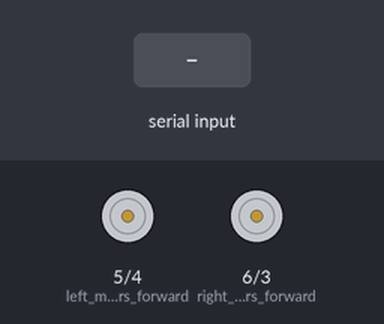
A sketch run on a simulated Arduino Uno, built with avr-gcc and run on an emulated ATmega328P. Parts: motor-driver pin pairs drawn as motors (green arrow = first pin HIGH = forward, orange = second pin HIGH = backward, longer = more drive, scaled by the enable pin). Inputs (shaded band) come from the test bench. What the sketch prints to the serial monitor is not drawn.

Above: at 1.2 s.
1.3 s: "1" received over Serial
At 1.8 s:
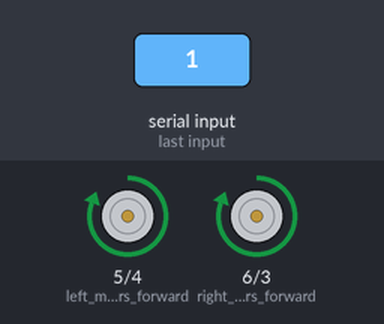
3.4 s: "5" received over Serial
At 3.9 s:
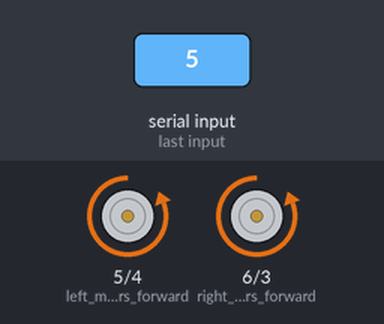
5.5 s: "2" received over Serial
At 6.0 s:
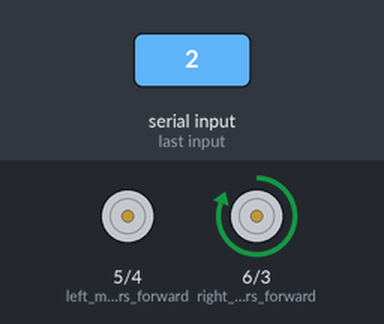
7.6 s: "4" received over Serial
At 8.2 s:
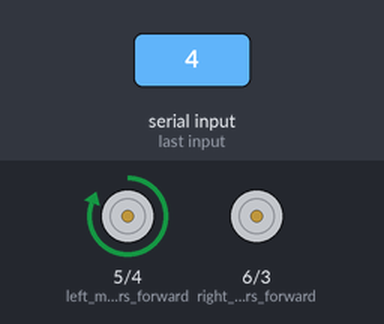
Timing chart, 0 to 10.6 s (numbered marks = the images above; inputs shaded):
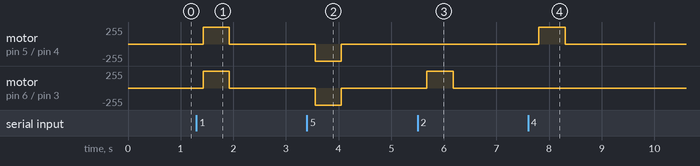

The sketch:

arduino.ino
```cpp
#include <SPI.h>
#include <MFRC522.h>
#define SS_PIN 10
#define RST_PIN 9
MFRC522 rfid(SS_PIN, RST_PIN);
// Init array that will store new NUID
byte nuidPICC[4];

const int VOL_PIN1 = A1;
const int VOL_PIN2 = A2;
char t;

void setup() {
Serial.begin(9600);
SPI.begin(); // Init SPI bus
rfid.PCD_Init(); // Init MFRC522
Serial.println(F("Scan RFID NUID..."));
pinMode(5,OUTPUT);   //left motors forward
pinMode(4,OUTPUT);   //left motors reverse
pinMode(6,OUTPUT);   //right motors forward
pinMode(3,OUTPUT);   //right motors reverse
pinMode(2,OUTPUT);   //ENABLE LEFT
pinMode(8,OUTPUT);   //ENABLE RIGHT
}
 //movements for automatic mode
void stopA(){
  digitalWrite(5,LOW);
  digitalWrite(4,LOW);
  digitalWrite(6,LOW);
  digitalWrite(3,LOW);
  delay(100);
}

void forwordA(){
  stop();
  analogWrite(2, 130);
  analogWrite(8, 215);
  digitalWrite(5,HIGH);
  digitalWrite(6,HIGH);
  delay(50);
  stop();
  }

void backA(){
  stop();
  analogWrite(2, 130);
   analogWrite(8, 215);

  digitalWrite(4,HIGH);
  digitalWrite(3,HIGH);
  delay(50);
  stop();
  }

void rightA(){
   stop();
   analogWrite(2, 130);
   analogWrite(8, 215);

  digitalWrite(6,HIGH);
  delay(50);
  stop();
  }

 void leftA(){
   stop();
   analogWrite(2, 130);
   analogWrite(8, 215);
  digitalWrite(5,HIGH);
  delay(50);
  stop();
    }
//movements for manual mode
void stop(){
  digitalWrite(5,LOW);
  digitalWrite(4,LOW);
  digitalWrite(6,LOW);
  digitalWrite(3,LOW);
  //delay(50);
}
void forword(){
  stop();
  analogWrite(2, 130);
   analogWrite(8, 215);
  digitalWrite(5,HIGH);
  digitalWrite(6,HIGH);
  delay(500);
  stop();
  }
void back (){
  stop();
  analogWrite(2, 130);
   analogWrite(8, 215);
  digitalWrite(4,HIGH);
  digitalWrite(3,HIGH);
  delay(500);
  stop();
  }
void right (){
   stop();
   analogWrite(2, 130);
   analogWrite(8, 215);
  digitalWrite(6,HIGH);
  delay(500);
  stop();
  }
 void left (){
     stop();
    analogWrite(2, 130);
   analogWrite(8, 215);
  digitalWrite(5,HIGH);
  delay(500);
  stop();
    }

void loop() {
  int value1;
    float volt1;
    int value2;
    float volt2;
    int n ;
  if(Serial.available()>=0){ //If some thing is received by bluetooth
    t =Serial.read();  //Read the serial buffer
    delay(100);
    readRFID();
    }
if(t == '1'){            //move forward(all motors rotate in forward direction)
  forword();

}
else if(t == '5'){      //move reverse (all motors rotate in reverse direction)
back();
}
else if(t == '2'){      //turn right (left side motors rotate in forward direction, right side motors doesn't rotate)
   right();
}
else if(t == '4'){      //turn left (right side motors rotate in forward direction, left side motors doesn't rotate)
left();
}

else if(t == '6'){      //STOP (all motors stop)
  char t2="0";
  while(t2 !="6")
  {
  value1 = analogRead( VOL_PIN1 );
    value2 = analogRead( VOL_PIN2 );
    volt1 = value1 * 5.0 / 1023.0;
    volt2 = value2 * 5.0 / 1023.0;
    if ((volt1 >3) && (volt2 >3)){
      forwordA();

    }
    else if ((volt1 <3) && (volt2 >3)){
     backA();
    }
    else if ((volt1 >3) && (volt2 <3)){
      rightA();
    }
    else if ((volt1 <3) && (volt2 <3)){
      stopA();
    }
    if (Serial.available()>=0)
    {
      t2 = Serial.read();

     delay(200);
}
  }
}
}

void readRFID()
{
 // Look for new card
 if ( ! rfid.PICC_IsNewCardPresent())
 return;
   // Verify if the NUID has been readed
 if (  !rfid.PICC_ReadCardSerial())
 return;

 if (rfid.uid.uidByte[0] != nuidPICC[0] ||
   rfid.uid.uidByte[1] != nuidPICC[1] ||
   rfid.uid.uidByte[2] != nuidPICC[2] ||
   rfid.uid.uidByte[3] != nuidPICC[3] ) {
   Serial.println(F("A new card has been detected."));
   // Store NUID into nuidPICC array
   for (byte i = 0; i < 4; i++) {
     nuidPICC[i] = rfid.uid.uidByte[i];
   }

   Serial.print(F("RFID tag in dec: "));
   printDec(rfid.uid.uidByte, rfid.uid.size);
   Serial.println();
 }

 // Halt PICC
 rfid.PICC_HaltA();
 // Stop encryption on PCD
 rfid.PCD_StopCrypto1();
}
/**
 * Helper routine to dump a byte array as dec values to Serial.
 */
void printDec(byte *buffer, byte bufferSize) {
 for (byte i = 0; i < bufferSize; i++) {
   Serial.print(buffer[i] < 0x10 ? " 0" : " ");
   Serial.print(buffer[i], DEC);
 }
}
```

Measured:
- after the input at 1.3 s, motor on pin 5 (left_motors_forward) / pin 4 (left_motors_reverse), motor on pin 6 (right_motors_forward) / pin 3 (right_motors_reverse): stopped → forward 255/255 after 0.13 s, → stopped 0.50 s later
- after the input at 3.4 s, motor on pin 5 (left_motors_forward) / pin 4 (left_motors_reverse), motor on pin 6 (right_motors_forward) / pin 3 (right_motors_reverse): stopped → backward 255/255 after 0.15 s, → stopped 0.50 s later
- after the input at 5.5 s, motor on pin 6 (right_motors_forward) / pin 3 (right_motors_reverse): stopped → forward 255/255 after 0.18 s, → stopped 0.50 s later
- after the input at 7.6 s, motor on pin 5 (left_motors_forward) / pin 4 (left_motors_reverse): stopped → forward 255/255 after 0.20 s, → stopped 0.50 s later
